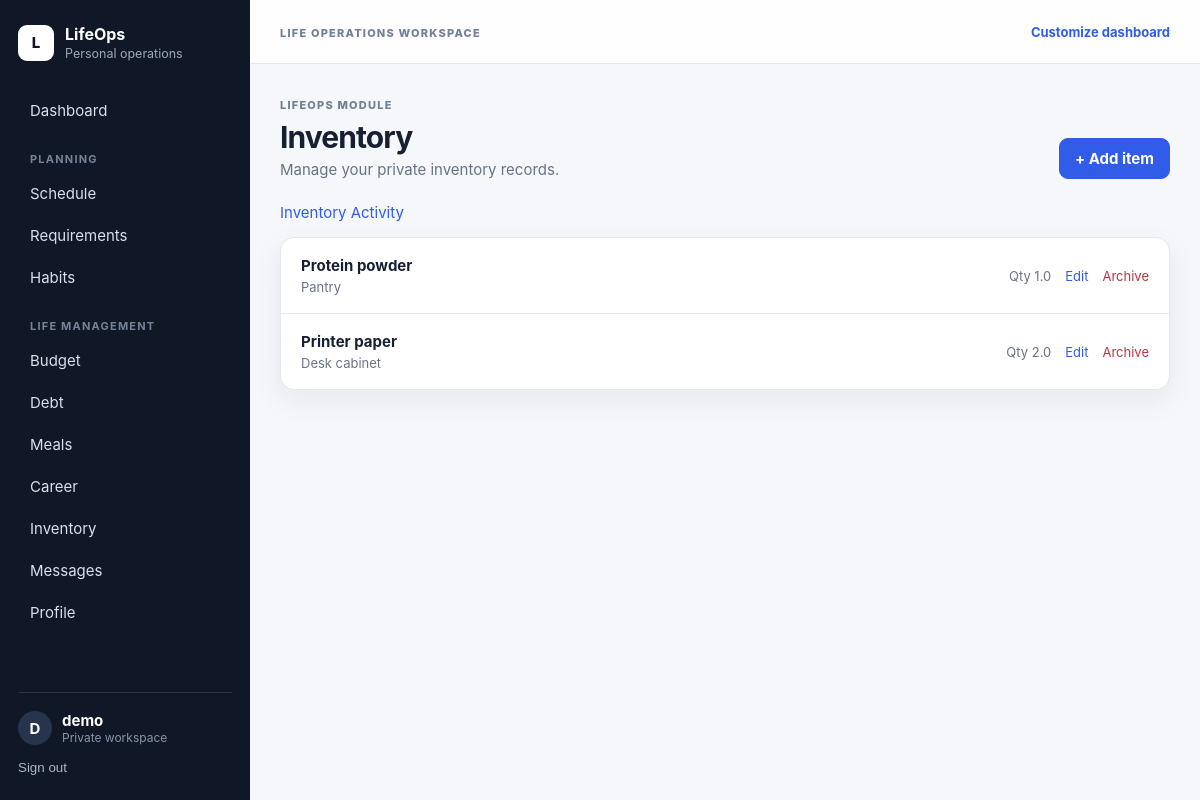
The page /inventory/ (signed in) on the database as committed earlier.
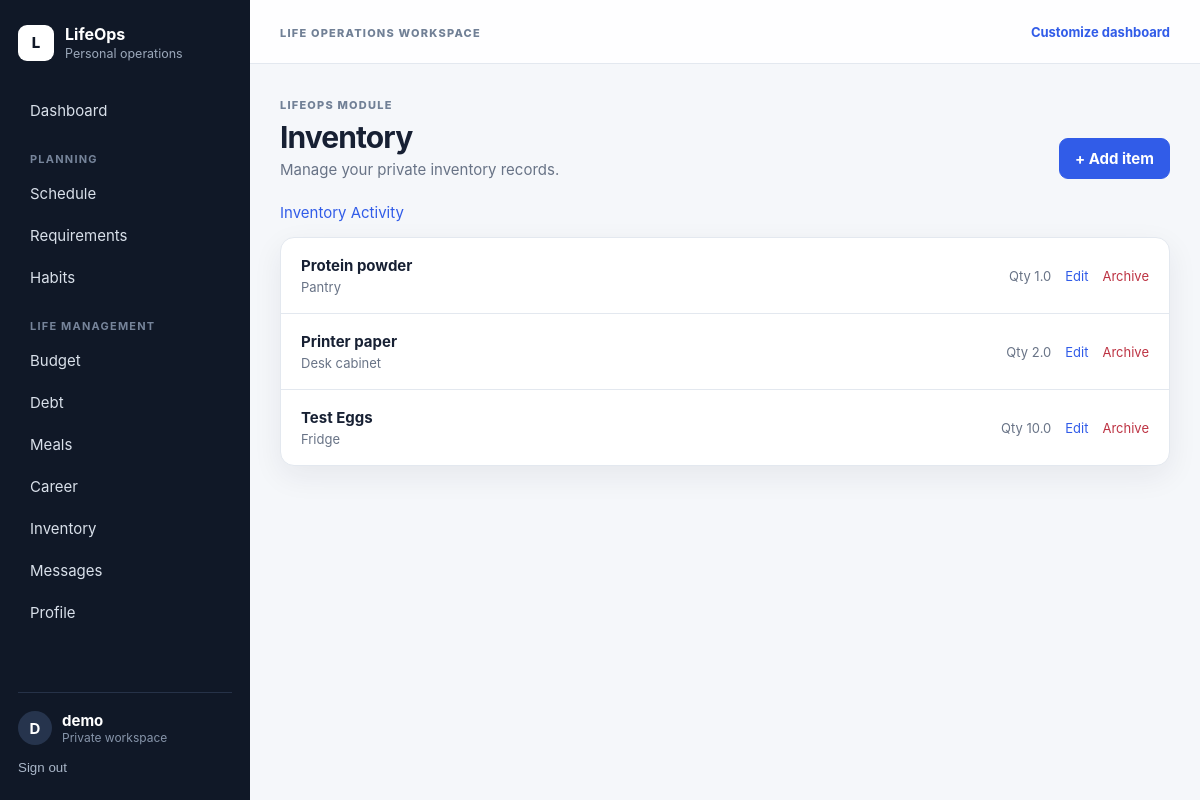
The same page on the database as committed later.
### core/models.py (models this page shows, shortened)
class OwnedModel(models.Model):
    user = models.ForeignKey(User, on_delete=models.CASCADE)
    created_at = models.DateTimeField(auto_now_add=True)
    updated_at = models.DateTimeField(auto_now=True)
    class Meta:
        abstract = True

class InventoryItem(OwnedModel):
    name = models.CharField(max_length=160)
    location = models.CharField(max_length=160, blank=True)
    quantity = models.DecimalField(
        max_digits=10,
        decimal_places=1,
        default=1,
        validators=[MinValueValidator(0)],
    )
    reorder_threshold = models.PositiveIntegerField(default=0)
    is_food = models.BooleanField("Food item", default=False)
    unit = models.CharField(max_length=32, default="count")
    printed_date = models.DateField(blank=True, null=True)
    opened_on = models.DateField(blank=True, null=True)
    cooked_on = models.DateField(blank=True, null=True)
    frozen_on = models.DateField(blank=True, null=True)
    revision = models.PositiveIntegerField(default=0)
    archived = models.BooleanField(default=False)
    def __str__(self):
        return self.name
    class Meta:
        constraints = [
            models.CheckConstraint(
                condition=models.Q(quantity__gte=0),
                name="inventory_quantity_nonnegative",
            ),
        ]

### core/views.py (the view)
# urls.py: path('<str:module>/',views.ModuleListView.as_view(),name='module_list'),
class ModuleListView(OwnedQuerysetMixin,ListView):
    template_name='core/module_list.html'
    context_object_name='items'
    def get_queryset(self):
        queryset = super().get_queryset()
        if self.kwargs["module"] == "inventory":
            queryset = queryset.filter(archived=False)
        return queryset
    def get_context_data(self,**kwargs):
        ctx=super().get_context_data(**kwargs)
        ctx.update(module_key=self.kwargs['module'],module_title=MODULES[self.kwargs['module']][2])
        return ctx
    def dispatch(self,request,*args,**kwargs):
        key=kwargs['module']
        if key not in MODULES: raise Http404
        self.model=MODULES[key][0]
        return super().dispatch(request,*args,**kwargs)

### core/views.py (called while the page is built)
    def get_queryset(self):
        return self.model.objects.filter(user=self.request.user)

### core/templates/core/module_list.html (shortened to what this page needs)
{% extends 'core/base.html' %}
{% block content %}
<div class="page-heading">
  <div>
    <span class="eyebrow">LifeOps module</span>
    <h1>{{ module_title }}</h1>
    <p>Manage your private {{ module_title|lower }} records.</p>
  </div>
  <a class="btn primary" href="{% url 'module_add' module_key %}">+ Add item</a>
</div>
{% if module_key == "inventory" %}
  <p><a href="{% url 'inventory_activity' %}">Inventory Activity</a></p>
{% endif %}
<div class="panel table-panel">
  {% if items %}
    <div class="record-list">
      {% for item in items %}
        <div class="record-row">
          <div class="record-main">
            <strong>{{ item }}</strong>
            <span>
              {% if item.category %}
                {{ item.get_category_display }}
              {% elif item.status %}
                {{ item.get_status_display }}
              {% elif item.location %}
                {{ item.location }}
              {% else %}
                Updated {{ item.updated_at|date:'M j, Y' }}
              {% endif %}
            </span>
          </div>
          <div class="record-meta">
            {% if item.due_at %}
              <span>{{ item.due_at|date:'M j, Y g:i A' }}</span>
            {% elif item.starts_at %}
              <span>{{ item.starts_at|date:'M j, g:i A' }}</span>
            {% elif item.balance %}
              <span>${{ item.balance }}</span>
            {% elif item.monthly_limit %}
              <span>${{ item.current_spend }} / ${{ item.monthly_limit }}</span>
            {% elif item.quantity != None %}
              <span>Qty {{ item.quantity }}</span>
            {% endif %}
            <a href="{% url 'module_edit' module_key item.pk %}">Edit</a>
            <a class="danger-link" href="{% url 'module_delete' module_key item.pk %}">
              {% if module_key == "inventory" %}Archive{% else %}Delete{% endif %}
            </a>
          </div>
        </div>
      {% endfor %}
    </div>
  {% else %}
    <div class="empty-state">
      <h3>No {{ module_title|lower }} yet</h3>
      <p>Add your first record. Everything you create here stays scoped to your account.</p>
      <a class="btn primary" href="{% url 'module_add' module_key %}">Add first item</a>
    </div>
  {% endif %}
</div>
{% endblock %}

Rows that differ between the two databases and show on the page:
added InventoryItem: name "Test Eggs", location "Fridge", quantity "10.0"
